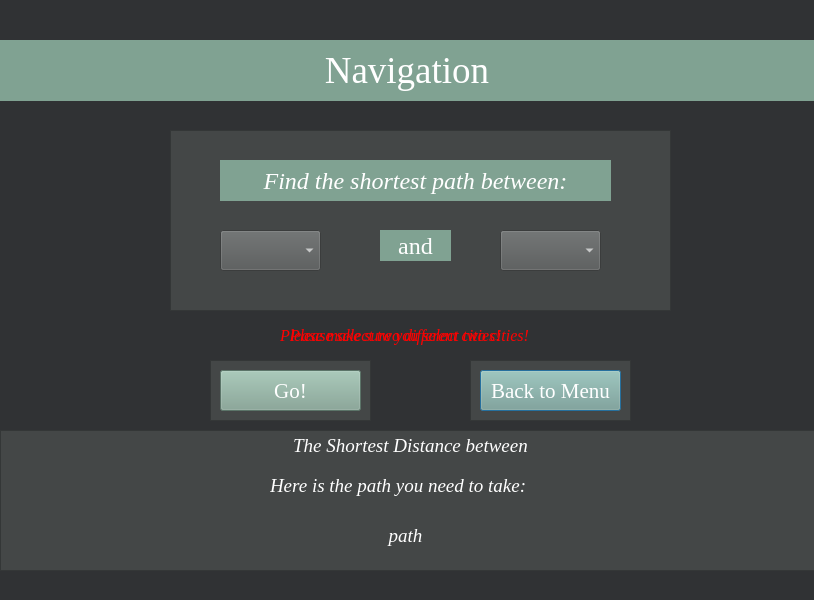
<?xml version="1.0" encoding="UTF-8"?>
<ui version="4.0">
 <class>Navigate</class>
 <widget class="QDialog" name="Navigate">
  <property name="geometry">
   <rect>
    <x>0</x>
    <y>0</y>
    <width>814</width>
    <height>600</height>
   </rect>
  </property>
  <property name="windowTitle">
   <string>Dialog</string>
  </property>
  <property name="styleSheet">
   <string notr="true">background-color: rgb(48, 50, 52);
</string>
  </property>
  <widget class="QLabel" name="label">
   <property name="geometry">
    <rect>
     <x>0</x>
     <y>40</y>
     <width>814</width>
     <height>61</height>
    </rect>
   </property>
   <property name="font">
    <font>
     <family>Georgia</family>
     <pointsize>28</pointsize>
    </font>
   </property>
   <property name="styleSheet">
    <string notr="true">color: rgb(255, 255, 255);
background-color: rgb(128, 162, 146);</string>
   </property>
   <property name="text">
    <string>Navigation</string>
   </property>
   <property name="alignment">
    <set>Qt::AlignCenter</set>
   </property>
  </widget>
  <widget class="QLabel" name="label_2">
   <property name="geometry">
    <rect>
     <x>220</x>
     <y>160</y>
     <width>391</width>
     <height>41</height>
    </rect>
   </property>
   <property name="font">
    <font>
     <family>Georgia</family>
     <pointsize>18</pointsize>
     <italic>true</italic>
    </font>
   </property>
   <property name="styleSheet">
    <string notr="true">color: rgb(255, 255, 255);
background-color: rgb(128, 162, 146);</string>
   </property>
   <property name="text">
    <string>Find the shortest path between:</string>
   </property>
   <property name="alignment">
    <set>Qt::AlignCenter</set>
   </property>
  </widget>
  <widget class="QLabel" name="label_3">
   <property name="geometry">
    <rect>
     <x>380</x>
     <y>230</y>
     <width>71</width>
     <height>31</height>
    </rect>
   </property>
   <property name="font">
    <font>
     <family>Georgia</family>
     <pointsize>18</pointsize>
    </font>
   </property>
   <property name="styleSheet">
    <string notr="true">color: rgb(255, 255, 255);
background-color: rgb(128, 162, 146);</string>
   </property>
   <property name="text">
    <string>and</string>
   </property>
   <property name="alignment">
    <set>Qt::AlignCenter</set>
   </property>
  </widget>
  <widget class="QComboBox" name="sourcebox">
   <property name="geometry">
    <rect>
     <x>220</x>
     <y>230</y>
     <width>101</width>
     <height>41</height>
    </rect>
   </property>
   <property name="styleSheet">
    <string notr="true">background-color: rgb(83, 86, 86);
color: rgb(255, 255, 255);</string>
   </property>
  </widget>
  <widget class="QComboBox" name="destinationbox">
   <property name="geometry">
    <rect>
     <x>500</x>
     <y>230</y>
     <width>101</width>
     <height>41</height>
    </rect>
   </property>
   <property name="styleSheet">
    <string notr="true">background-color: rgb(83, 86, 86);
color: rgb(255, 255, 255);</string>
   </property>
  </widget>
  <widget class="QFrame" name="frame">
   <property name="geometry">
    <rect>
     <x>470</x>
     <y>360</y>
     <width>161</width>
     <height>61</height>
    </rect>
   </property>
   <property name="styleSheet">
    <string notr="true">background-color: rgb(68, 71, 71);</string>
   </property>
   <property name="frameShape">
    <enum>QFrame::StyledPanel</enum>
   </property>
   <property name="frameShadow">
    <enum>QFrame::Raised</enum>
   </property>
   <widget class="QPushButton" name="back">
    <property name="geometry">
     <rect>
      <x>10</x>
      <y>10</y>
      <width>141</width>
      <height>41</height>
     </rect>
    </property>
    <property name="font">
     <font>
      <family>Georgia</family>
      <pointsize>16</pointsize>
     </font>
    </property>
    <property name="styleSheet">
     <string notr="true">color: rgb(255, 255, 255);
background-color: rgb(128, 162, 146);</string>
    </property>
    <property name="text">
     <string>Back to Menu</string>
    </property>
   </widget>
  </widget>
  <widget class="QFrame" name="frame_2">
   <property name="geometry">
    <rect>
     <x>170</x>
     <y>130</y>
     <width>501</width>
     <height>181</height>
    </rect>
   </property>
   <property name="styleSheet">
    <string notr="true">background-color: rgb(68, 71, 71);</string>
   </property>
   <property name="frameShape">
    <enum>QFrame::StyledPanel</enum>
   </property>
   <property name="frameShadow">
    <enum>QFrame::Raised</enum>
   </property>
  </widget>
  <widget class="QPushButton" name="go">
   <property name="geometry">
    <rect>
     <x>220</x>
     <y>370</y>
     <width>141</width>
     <height>41</height>
    </rect>
   </property>
   <property name="font">
    <font>
     <family>Georgia</family>
     <pointsize>16</pointsize>
    </font>
   </property>
   <property name="styleSheet">
    <string notr="true">color: rgb(255, 255, 255);
background-color: rgb(128, 162, 146);</string>
   </property>
   <property name="text">
    <string>Go!</string>
   </property>
  </widget>
  <widget class="QFrame" name="frame_3">
   <property name="geometry">
    <rect>
     <x>210</x>
     <y>360</y>
     <width>161</width>
     <height>61</height>
    </rect>
   </property>
   <property name="styleSheet">
    <string notr="true">background-color: rgb(68, 71, 71);</string>
   </property>
   <property name="frameShape">
    <enum>QFrame::StyledPanel</enum>
   </property>
   <property name="frameShadow">
    <enum>QFrame::Raised</enum>
   </property>
  </widget>
  <widget class="QLabel" name="errorlabel">
   <property name="geometry">
    <rect>
     <x>290</x>
     <y>320</y>
     <width>301</width>
     <height>31</height>
    </rect>
   </property>
   <property name="font">
    <font>
     <family>Georgia</family>
     <pointsize>12</pointsize>
     <italic>true</italic>
    </font>
   </property>
   <property name="styleSheet">
    <string notr="true">color: rgb(255, 0, 0);
background-color: rgba(0,0,0,0%);</string>
   </property>
   <property name="text">
    <string>Please select two different cities!</string>
   </property>
  </widget>
  <widget class="QLabel" name="errorlabel_2">
   <property name="geometry">
    <rect>
     <x>280</x>
     <y>320</y>
     <width>341</width>
     <height>31</height>
    </rect>
   </property>
   <property name="font">
    <font>
     <family>Georgia</family>
     <pointsize>12</pointsize>
     <italic>true</italic>
    </font>
   </property>
   <property name="styleSheet">
    <string notr="true">color: rgb(255, 0, 0);
background-color: rgba(0,0,0,0%);</string>
   </property>
   <property name="text">
    <string>Please make sure you select two cities!</string>
   </property>
  </widget>
  <widget class="QLabel" name="thePath">
   <property name="geometry">
    <rect>
     <x>270</x>
     <y>470</y>
     <width>331</width>
     <height>31</height>
    </rect>
   </property>
   <property name="font">
    <font>
     <family>Georgia</family>
     <pointsize>14</pointsize>
     <italic>true</italic>
     <bold>false</bold>
    </font>
   </property>
   <property name="styleSheet">
    <string notr="true">color: rgb(255, 255, 255);
background-color: rgba(0,0,0,0%);</string>
   </property>
   <property name="text">
    <string>Here is the path you need to take:</string>
   </property>
  </widget>
  <widget class="QLabel" name="path">
   <property name="geometry">
    <rect>
     <x>0</x>
     <y>510</y>
     <width>811</width>
     <height>51</height>
    </rect>
   </property>
   <property name="font">
    <font>
     <family>Georgia</family>
     <pointsize>14</pointsize>
     <italic>true</italic>
     <bold>false</bold>
    </font>
   </property>
   <property name="styleSheet">
    <string notr="true">color: rgb(255, 255, 255);
background-color: rgba(0,0,0,0%);</string>
   </property>
   <property name="text">
    <string>path</string>
   </property>
   <property name="alignment">
    <set>Qt::AlignCenter</set>
   </property>
  </widget>
  <widget class="QFrame" name="frame_4">
   <property name="geometry">
    <rect>
     <x>0</x>
     <y>430</y>
     <width>821</width>
     <height>141</height>
    </rect>
   </property>
   <property name="styleSheet">
    <string notr="true">background-color: rgb(68, 71, 71);</string>
   </property>
   <property name="frameShape">
    <enum>QFrame::StyledPanel</enum>
   </property>
   <property name="frameShadow">
    <enum>QFrame::Raised</enum>
   </property>
   <widget class="QLabel" name="theShortest">
    <property name="geometry">
     <rect>
      <x>10</x>
      <y>0</y>
      <width>801</width>
      <height>31</height>
     </rect>
    </property>
    <property name="font">
     <font>
      <family>Georgia</family>
      <pointsize>14</pointsize>
      <italic>true</italic>
      <bold>false</bold>
     </font>
    </property>
    <property name="styleSheet">
     <string notr="true">color: rgb(255, 255, 255);
background-color: rgba(0,0,0,0%);</string>
    </property>
    <property name="text">
     <string>The Shortest Distance between</string>
    </property>
    <property name="alignment">
     <set>Qt::AlignCenter</set>
    </property>
   </widget>
  </widget>
  <zorder>frame_4</zorder>
  <zorder>frame_3</zorder>
  <zorder>frame_2</zorder>
  <zorder>frame</zorder>
  <zorder>label</zorder>
  <zorder>label_2</zorder>
  <zorder>label_3</zorder>
  <zorder>sourcebox</zorder>
  <zorder>destinationbox</zorder>
  <zorder>go</zorder>
  <zorder>errorlabel</zorder>
  <zorder>errorlabel_2</zorder>
  <zorder>thePath</zorder>
  <zorder>path</zorder>
 </widget>
 <resources/>
 <connections/>
</ui>
